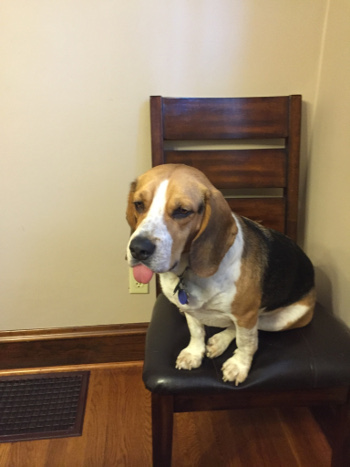
#> input picture images/flint1.jpg, 350 x 467 px, found by its file name
$ jupyter execute --allow-errors CMPSC310_Activity9.ipynb
#> lines starting #> are read from the running program, lines starting #| are printed output that depends on the picture; after the words box and inside, x2 and y2 are one past the last pixel; in counts of white or black regions, pixels touching at a corner belong together
<a href="https://colab.research.google.com/github/CMPSC-310-AI-Spring2023/activity09_image-manipulation/blob/main/CMPSC310_Activity9.ipynb" target="_parent"></a>

# **Activity 9: Image Manipulation **

[cell 1]
import numpy as np
import cv2

rect = np.zeros((300,300), dtype="uint8")
cv2.rectangle(rect, (25,25), (275, 275), 255, -1)
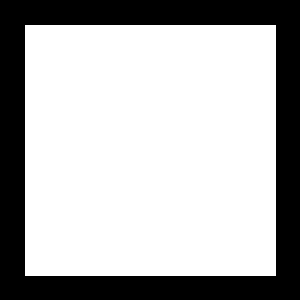
#> rect: shape (300, 300); 70% white; 1 black region, box (x1, y1, x2, y2) and area: (0, 0, 300, 300) 26999
cv2.imwrite("/content/drive/My Drive/CMPSC310_ColabNotebooks/Rectangle.png", rect)

circ = np.zeros((300,300), dtype="uint8")
cv2.circle(circ, (150,150), 150, 255, -1)
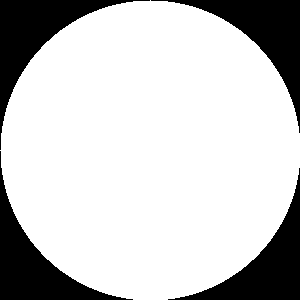
#> circ: shape (300, 300); 78.5% white; 4 black regions, box (x1, y1, x2, y2) and area: (0, 0, 150, 150) 4980, (151, 0, 300, 133) 4830, (0, 151, 133, 300) 4830, (168, 168, 300, 300) 4681
cv2.imwrite("bitwise/Circle.png", circ)

bitwiseAnd = cv2.bitwise_and(rect, circ)
cv2.imwrite("bitwise/AND.png", bitwiseAnd)
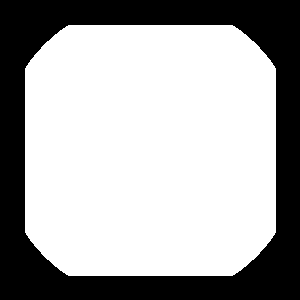
#> saved as AND.png: shape (300, 300); 66.4% white; 1 black region, box (x1, y1, x2, y2) and area: (0, 0, 300, 300) 30235

bitwiseOr = cv2.bitwise_or(rect, circ)
cv2.imwrite("bitwise/OR.png", bitwiseOr)
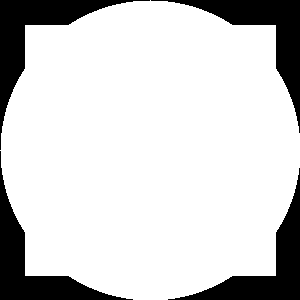
#> saved as OR.png: shape (300, 300); 82.1% white; 4 black regions, box (x1, y1, x2, y2) and area: (0, 0, 150, 150) 4171, (151, 0, 300, 133) 4021, (0, 151, 133, 300) 4021, (168, 168, 300, 300) 3872

bitwiseXor = cv2.bitwise_xor(rect, circ)
cv2.imwrite("bitwise/XOR.png", bitwiseXor)
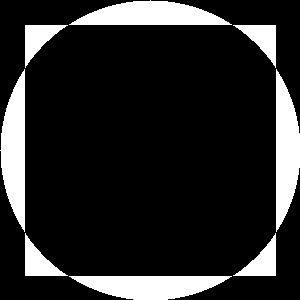
#> saved as XOR.png: shape (300, 300); 15.7% white; 8 white regions, largest, box (x1, y1, x2, y2) and area: (69, 0, 232, 25) 2729, (0, 69, 25, 232) 2729, (276, 69, 300, 232) 2728

bitwiseNot = cv2.bitwise_not(rect, circ)
cv2.imwrite("bitwise/NOT.png", bitwiseNot)
#> Out = True

[cell 2]
from google.colab import drive
drive.mount('/content/drive')

[cell 3]
import numpy as np
import cv2
image = cv2.imread("/content/drive/My Drive/CMPSC310_ColabNotebooks/images/flint1.jpg")
#> image is the input picture: shape (467, 350, 3); mean B, G, R 101.5, 125.2, 143.9
print(image.shape)
#| (467, 350, 3)

mask = np.zeros(image.shape[:2], dtype="uint8")
(cX, cY) = (image.shape[1] // 2, image.shape[0] // 2)
#> cX = 175; cY = 233
cv2.rectangle(mask, (cX - 75, cY - 75), (cX + 75, cY + 75), 255, -1)
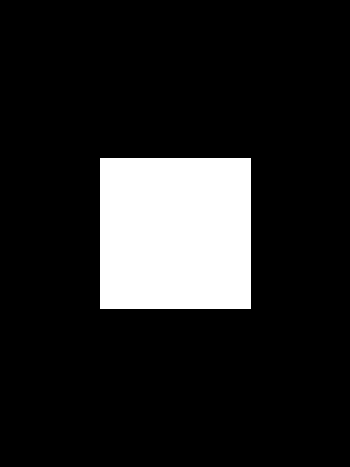
#> mask: shape (467, 350); 13.9% white; 1 white region, box (x1, y1, x2, y2) and area: (100, 158, 251, 309) 22801
cv2.imwrite("mask1.png", mask)

masked = cv2.bitwise_and(image, image, mask=mask)
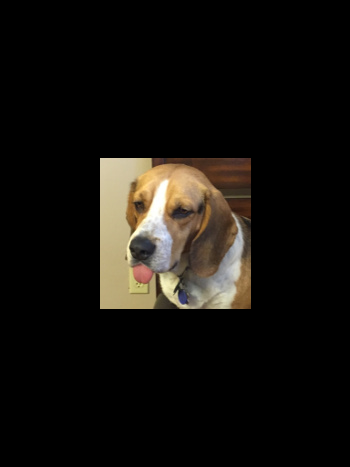
#> masked: shape (467, 350, 3); mean B, G, R 14, 17.9, 20.5
cv2.imwrite("/content/drive/My Drive/CMPSC310_ColabNotebooks/images/masked1.png", masked)

mask = np.zeros(image.shape[:2], dtype="uint8")
cv2.circle(mask, (cX, cY), 100, 255, -1)
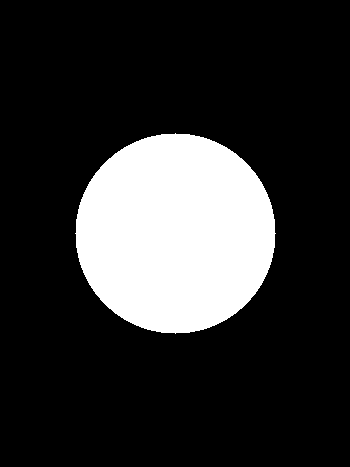
#> mask: shape (467, 350); 19.2% white; 1 white region, box (x1, y1, x2, y2) and area: (75, 133, 276, 334) 31417
cv2.imwrite("mask2.png", mask)

masked = cv2.bitwise_and(image, image, mask=mask)
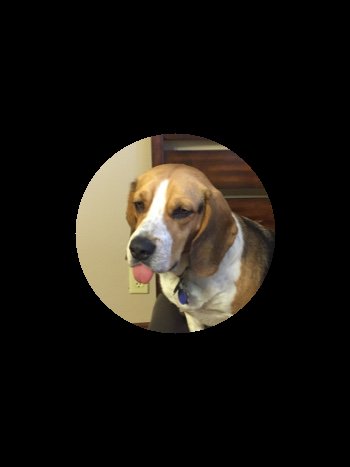
#> masked: shape (467, 350, 3); mean B, G, R 18.4, 23.7, 27.1
cv2.imwrite("/content/drive/My Drive/CMPSC310_ColabNotebooks/images/masked2.png", masked)

gray = cv2.cvtColor(masked, cv2.COLOR_BGR2GRAY)
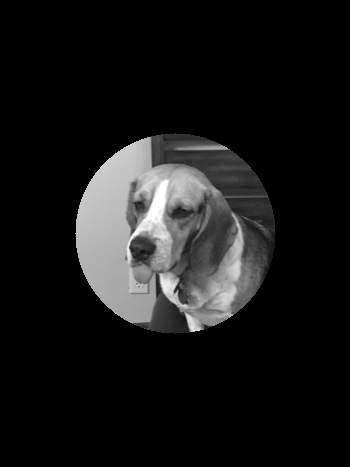
#> gray: shape (467, 350); min 0, max 255, mean 24.1
cv2.imwrite("gray.png", gray)
#> Out = True

$ run again, with images/flint2.jpg copied over images/flint1.jpg
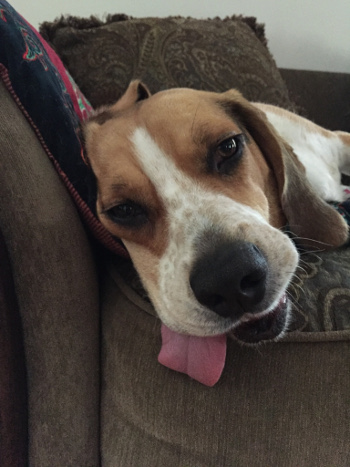
#> input picture images/flint2.jpg, 350 x 467 px, found by its file name
#> rect: shape (300, 300); 70% white; 1 black region, box (x1, y1, x2, y2) and area: (0, 0, 300, 300) 26999
#> circ: shape (300, 300); 78.5% white; 4 black regions, box (x1, y1, x2, y2) and area: (0, 0, 150, 150) 4980, (151, 0, 300, 133) 4830, (0, 151, 133, 300) 4830, (168, 168, 300, 300) 4681
#> image is the input picture: shape (467, 350, 3); mean B, G, R 66.3, 73, 81.6
#| (467, 350, 3)
#> `masked = cv2.bitwise_and(image, image, mask=mask)`:
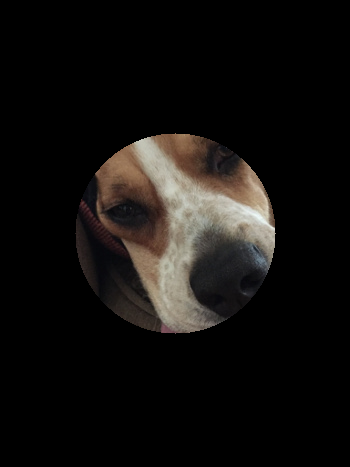
#> masked: shape (467, 350, 3); mean B, G, R 14.6, 16.5, 18.6
#> `gray = cv2.cvtColor(masked, cv2.COLOR_BGR2GRAY)`:
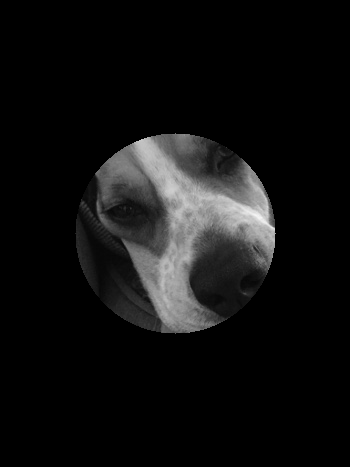
#> gray: shape (467, 350); min 0, max 244, mean 16.9
#> `cv2.imwrite("gray.png", gray)`: Out = True
